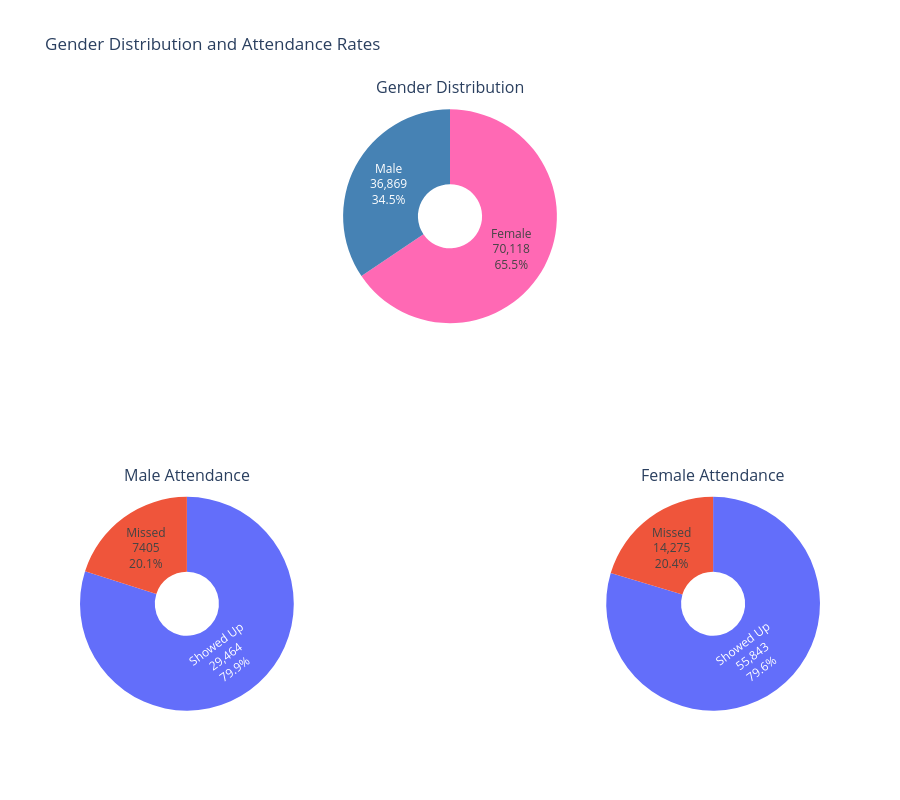

Source (notebook cell):
### Code cell
import plotly.express as px
import plotly.graph_objects as go
from plotly.subplots import make_subplots

male_count = (df["Gender"] == "M").sum()
female_count = (df["Gender"] == "F").sum()

male_df = df[df["Gender"] == "M"]
female_df = df[df["Gender"] == "F"]

male_showed = male_df["Showed_up"].sum()
male_missed = len(male_df) - male_showed

female_showed = female_df["Showed_up"].sum()
female_missed = len(female_df) - female_showed

print(f"\nMales: {male_count}")
print(f"Females: {female_count}\n")

print(f"Males showed up: {male_showed}")
print(f"Males missed: {male_missed}")
print(f"Male attendance: {male_showed * 100 / male_count:.1f}%\n")

print(f"Females showed up: {female_showed}")
print(f"Females missed: {female_missed}")
print(f"Female attendance: {female_showed * 100 / female_count:.1f}%")

fig = make_subplots(
	rows=2,
	cols=3,
	specs=[
		[{"type": "domain"}, {"type": "domain"}, {"type": "domain"}],
		[{"type": "domain"}, None, {"type": "domain"}]
	],
	subplot_titles=(
		"", "Gender Distribution", "",
		"Male Attendance", "Female Attendance", ""
	)
)

fig.add_trace(
	go.Pie(
		labels=["Male", "Female"],
		values=[male_count, female_count],
		hole=0.3,
		marker_colors=["SteelBlue", "HotPink"]
	),
	row=1,
	col=2
)

fig.add_trace(
	go.Pie(
		labels=["Showed Up", "Missed"],
		values=[male_showed, male_missed],
		hole=0.3
	),
	row=2,
	col=1
)

fig.add_trace(
	go.Pie(
		labels=["Showed Up", "Missed"],
		values=[female_showed, female_missed],
		hole=0.3
	),
	row=2,
	col=3
)

fig.update_traces(
	textposition="inside",
	textinfo="percent+value+label"
)

fig.update_layout(
	title="Gender Distribution and Attendance Rates",
	height=800,
	showlegend=False
)

fig.show()

### Figure 1 — Plotly figure (JSON) as saved in the notebook; plotly's stock layout.template omitted (floating-point values rounded to 4 significant figures)
{"data": [{"domain": {"x": [0.3556, 0.6444], "y": [0.625, 1]}, "hole": 0.3, "labels": ["Male", "Female"], "marker": {"colors": ["SteelBlue", "HotPink"]}, "textinfo": "percent+value+label", "textposition": "inside", "type": "pie", "values": [36869, 70118]}, {"domain": {"x": [0, 0.2889], "y": [0, 0.375]}, "hole": 0.3, "labels": ["Showed Up", "Missed"], "textinfo": "percent+value+label", "textposition": "inside", "type": "pie", "values": [29464, 7405]}, {"domain": {"x": [0.7111, 1], "y": [0, 0.375]}, "hole": 0.3, "labels": ["Showed Up", "Missed"], "textinfo": "percent+value+label", "textposition": "inside", "type": "pie", "values": [55843, 14275]}], "layout": {"annotations": [{"font": {"size": 16}, "showarrow": false, "text": "Gender Distribution", "x": 0.5, "xanchor": "center", "xref": "paper", "y": 1, "yanchor": "bottom", "yref": "paper"}, {"font": {"size": 16}, "showarrow": false, "text": "Male Attendance", "x": 0.1444, "xanchor": "center", "xref": "paper", "y": 0.375, "yanchor": "bottom", "yref": "paper"}, {"font": {"size": 16}, "showarrow": false, "text": "Female Attendance", "x": 0.8556, "xanchor": "center", "xref": "paper", "y": 0.375, "yanchor": "bottom", "yref": "paper"}], "height": 800, "showlegend": false, "title": {"text": "Gender Distribution and Attendance Rates"}}}
